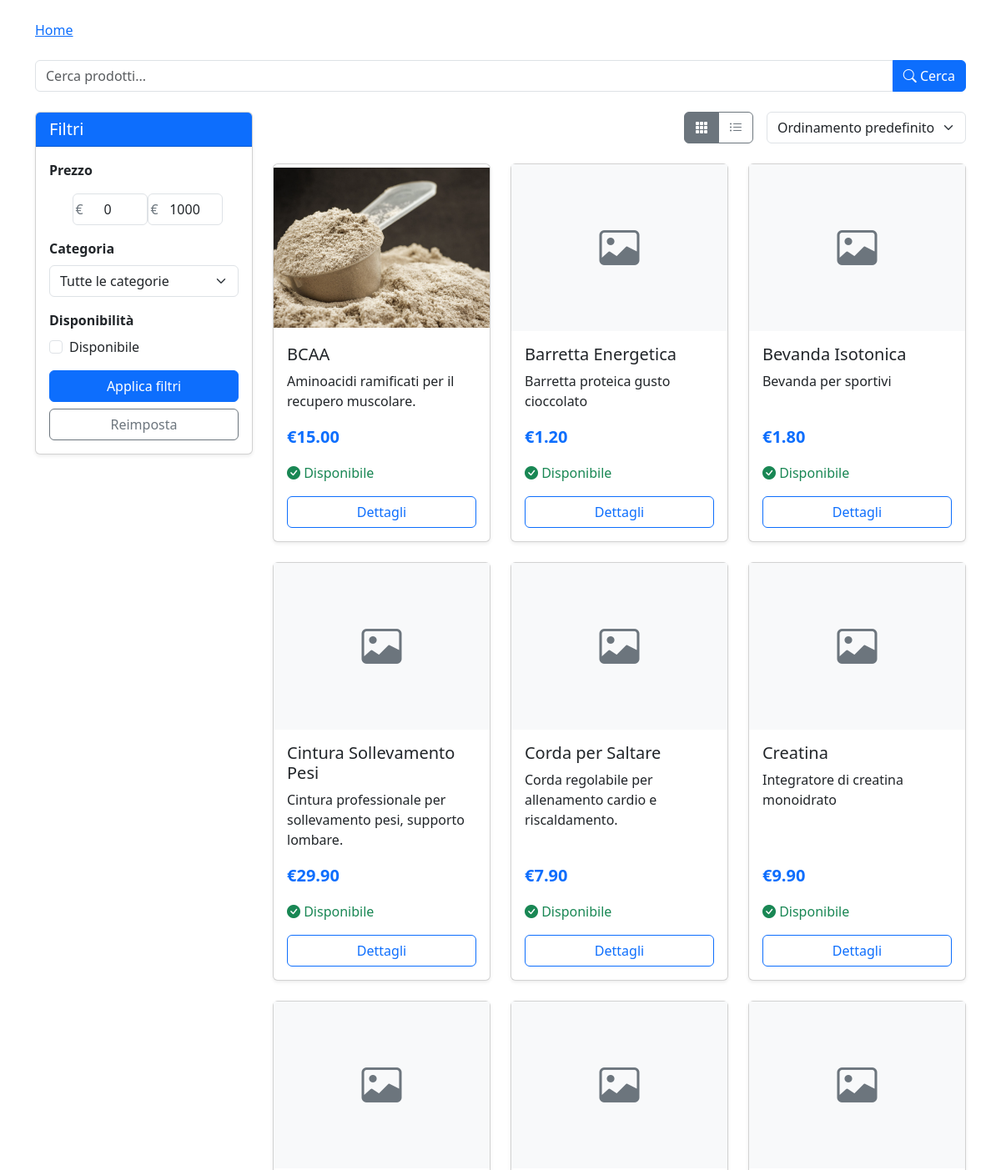
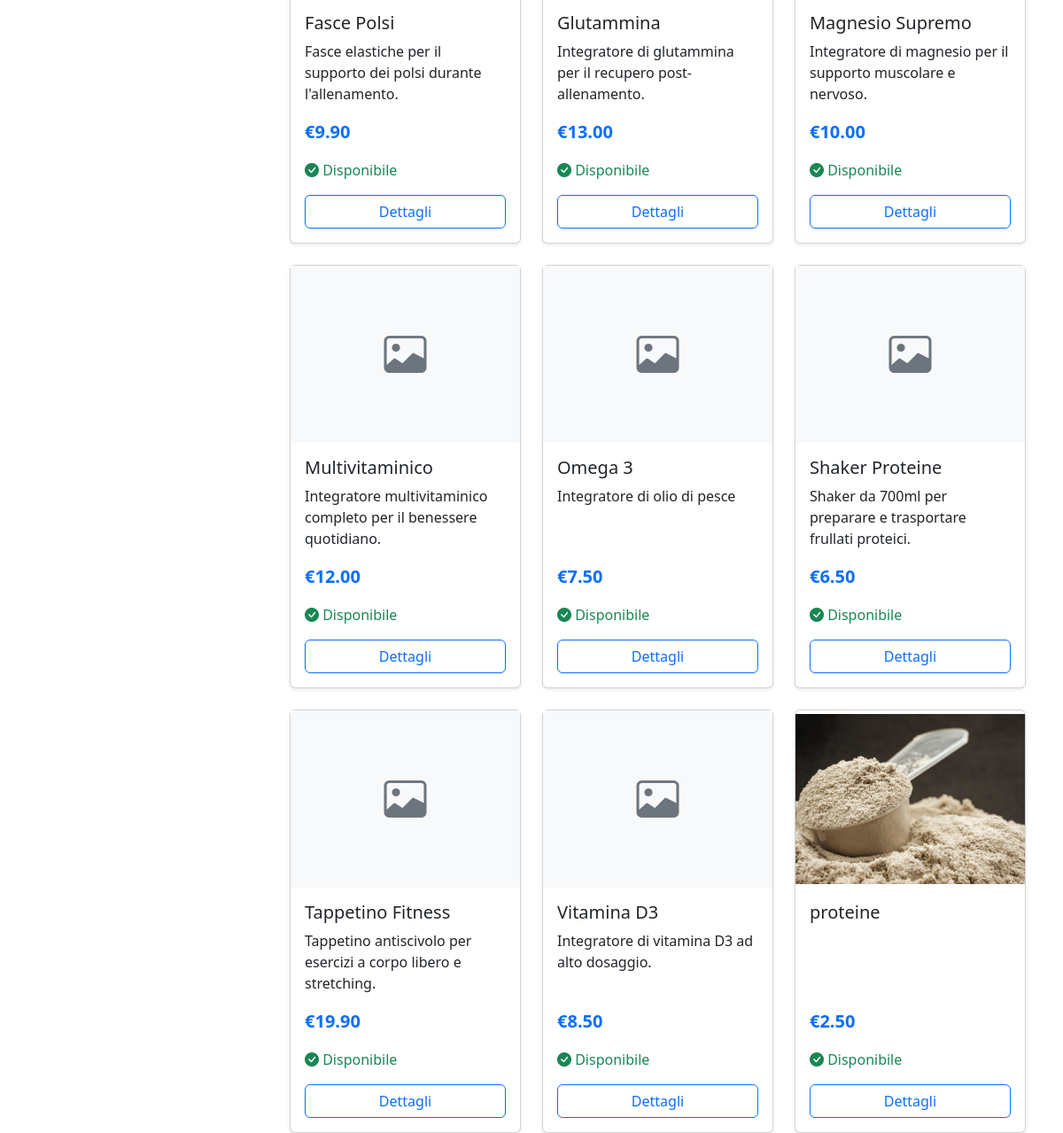
/products/product_list_category/, run on the app's committed database (2 pictures, top to bottom).
### products/models.py (models this page shows, shortened)
class Product(models.Model):
    category = models.ManyToManyField(Category)  #todo: decide if meny-to-many or foreign key
    name = models.CharField(max_length=200, unique=True)
    description = models.TextField(blank=True)
    price = models.DecimalField(max_digits=10, decimal_places=2)
    stock = models.PositiveIntegerField()
    available = models.BooleanField(default=True)
    created = models.DateTimeField(auto_now_add=True)
    updated = models.DateTimeField(auto_now=True)  #todo: add the user who created the product
    image = models.ImageField(upload_to='product_images/', blank=True, null=True)
    added_by = models.ForeignKey('users.CustomUser', on_delete=models.SET_NULL, related_name='products_added', null=True, blank=True)
    modified_by = models.ForeignKey('users.CustomUser', on_delete=models.SET_NULL, related_name='products_modified', null=True, blank=True)
    class Meta:
        ordering = ('name',)

### products/views.py (the view, shortened to what this page needs)
# urls.py: path('product_list_category/', product_list_category, name='product_list_category'),
def product_list_category(request, category_id = None):
    if category_id:
        products = Product.objects.filter(category=category_id)
    else:
        products = Product.objects.all()
    category = Category.objects.all()
    source = request.GET.get('source')
    min_price = None
    max_price = None
    selected_category = None
    category_param = request.GET.get('category')
    if category_param:
        try:
            selected_category = Category.objects.get(id=category_param)
            products = products.filter(category=selected_category)
        except Category.DoesNotExist:
            selected_category = None
    elif category_id:
        selected_category = get_object_or_404(Category, id=category_id)
        products = products.filter(category=selected_category)
    query = request.GET.get('q', '')
    if query:
        products = products.filter(
            Q(name__icontains=query) | Q(description__icontains=query)
        )
    form = PriceFilterForm(request.GET or None)
    context = {
        'category': category,
        'products': products,
        'source': source,
        'min_price': min_price,
        'max_price': max_price,
        'category_id': category_id,
        'selected_category': selected_category,
        'query': query,
    }
    return render(request, 'products/product_list_category.html', context)

### templates/products/product_list_category.html (shortened to what this page needs)
{% extends 'base.html' %}
{% load static %}
{% block content %}
<div class="container mt-4">
    <nav aria-label="breadcrumb" class="mb-4">
        <ol class="breadcrumb">
            {% if source == 'search' %}
                <li class="breadcrumb-item"><a href="javascript:history.back()">Risultati ricerca</a></li>
            {% else %}
                {% if user.is_authenticated %}
                    <li class="breadcrumb-item"><a href="{% url 'users:user_home_page' %}">La mia area</a></li>
                {% else %}
                    <li class="breadcrumb-item"><a href="{% url 'users:home_page' %}">Home</a></li>
                {% endif %}
            {% endif %}
        </ol>
    </nav>
    <div class="row">
        <form method="get" class="mb-4">
          <div class="input-group">
            <input type="text" class="form-control" placeholder="Cerca prodotti..." name="q" value="{{ query|default:'' }}">
            <button class="btn btn-primary" type="submit">
              <i class="bi bi-search"></i> Cerca
            </button>
          </div>
        </form>
        <div class="col-lg-3 mb-4">
            <div class="card shadow-sm">
                <div class="card-header bg-primary text-white">
                    <h5 class="mb-0">Filtri</h5>
                </div>
                <div class="card-body">
                    <form method="get" action="">
                        <div class="mb-3">
                            <div class="mb-3">
                                <label class="form-label fw-bold">Prezzo</label>
                                <div class="d-flex justify-content-center mt-2">
                                    <div style="position: relative; width: 90px;">
                                        <span style="position: absolute; left: 8px; top: 50%; transform: translateY(-50%); color: #6c757d; pointer-events: none; font-size: 1rem;">€</span>
                                        <input type="number" name="min_price" id="min-price-input"
                                             class="form-control"
                                             style="padding-left: 22px; width: 100%;"
                                             value="{{ min_price|default:'0' }}">
                                    </div>
                                    <div style="position: relative; width: 90px;">
                                        <span style="position: absolute; left: 8px; top: 50%; transform: translateY(-50%); color: #6c757d; pointer-events: none; font-size: 1rem;">€</span>
                                        <input  id="max-price-input" name="max_price" class="form-control" value="{{ max_price|default:'1000' }}" style="appearance: textfield;">
                                    </div>
                                </div>
                            </div>
                        </div>
                    <div class="mb-3">
                        <label class="form-label fw-bold" for="category-select">Categoria</label>
                        <select class="form-select" id="category-select" name="category">
                            <option value="" {% if not selected_category %}selected{% endif %}>Tutte le categorie</option>
                        </select>
                    </div>
                        <div class="mb-3">
                            <label class="form-label fw-bold">Disponibilità</label>
                            <div class="form-check">
                                <input class="form-check-input" type="checkbox" name="in_stock" value="1" id="in_stock"
                                    {% if request.GET.in_stock == '1' %}checked{% endif %}>
                                <label class="form-check-label" for="in_stock">
                                    Disponibile
                                </label>
                            </div>
                        </div>
                        <button type="submit" class="btn btn-primary w-100">Applica filtri</button>
                        <a href="?" class="btn btn-outline-secondary w-100 mt-2">Reimposta</a>
                    </form>
                </div>
            </div>
        </div>
        <div class="col-lg-9">
            <div class="d-flex justify-content-between align-items-center mb-4">
                <div class="d-flex align-items-center">
                    <div class="btn-group me-3" role="group">
                        <button type="button" class="btn btn-outline-secondary active" id="grid-view">
                            <i class="bi bi-grid-3x3-gap-fill"></i>
                        </button>
                        <button type="button" class="btn btn-outline-secondary" id="list-view">
                            <i class="bi bi-list-ul"></i>
                        </button>
                    </div>
                    <select class="form-select" id="sort-select">
                        <option value="default" {% if request.GET.sort == 'default' or not request.GET.sort %}selected{% endif %}>Ordinamento predefinito</option>
                    </select>
                </div>
            </div>
            <div id="products-container">
                <div id="grid-view-container" class="row row-cols-1 row-cols-md-3 g-4">
                    {% for product in products %}
                    <div class="col">
                        <div class="card h-100 shadow-sm product-card">
                            {% if product.image %}
                            <a href="{% url 'products:product_info' product.id %}{% if source %}?source={{ source }}{% endif %}">
                                <img src="{{ product.image.url }}" class="card-img-top" alt="{{ product.name }}" style="height: 200px; object-fit: contain;">
                            </a>
                            {% else %}
                            <div class="bg-light d-flex justify-content-center align-items-center" style="height: 200px;">
                                <i class="bi bi-image text-secondary" style="font-size: 3rem;"></i>
                            </div>
                            {% endif %}
                            <div class="card-body d-flex flex-column">
                                <h5 class="card-title">
                                    <a href="{% url 'products:product_info' product.id %}{% if source %}?source={{ source }}{% endif %}" class="text-decoration-none text-dark">{{ product.name }}</a>
                                </h5>
                                <p class="card-text flex-grow-1">{{ product.description|truncatechars:80 }}</p>
                                <div class="d-flex align-items-center mb-3">
                                    <span class="fw-bold text-primary fs-5">€{{ product.price }}</span>
                                </div>
                                {% if product.stock > 0 %}
                                <p class="text-success mb-3"><i class="bi bi-check-circle-fill"></i> Disponibile</p>
                                {% else %}
                                <p class="text-danger mb-3"><i class="bi bi-x-circle-fill"></i> Non disponibile</p>
                                {% endif %}
                                <div class="d-flex justify-content-between">
                                    <a href="{% url 'products:product_info' product.id %}{% if source %}?source={{ source }}{% endif %}" class="btn btn-outline-primary w-100">Dettagli</a>
                                </div>
                            </div>
                        </div>
                    </div>
                    {% empty %}
                    <div class="col-12">
                        <div class="alert alert-info" role="alert">
                            <i class="bi bi-info-circle me-2"></i> Nessun prodotto disponibile in questa categoria.
                        </div>
                    </div>
                    {% endfor %}
                </div>
            </div>
        </div>
    </div>
</div>
{% endblock %}

### templates/products/product_list_category.html (style rules this page uses)
#min-price-input, #max-price-input { margin: 0 4px; text-align: center; }

### data on the page
Product: image (picture), name "BCAA", description "Aminoacidi ramificati per il recupero muscolare.", price "15.00", stock "Disponibile"
Product: name "Barretta Energetica", description "Barretta proteica gusto cioccolato", price "1.20", stock "Disponibile"
Product: name "Bevanda Isotonica", description "Bevanda per sportivi", price "1.80", stock "Disponibile"
Product: name "Cintura Sollevamento Pesi", description "Cintura professionale per sollevamento pesi, supporto lombare.", price "29.90", stock "Disponibile"
Product: name "Corda per Saltare", description "Corda regolabile per allenamento cardio e riscaldamento.", price "7.90", stock "Disponibile"
Product: name "Creatina", description "Integratore di creatina monoidrato", price "9.90", stock "Disponibile"
Product: name "Fasce Polsi", description "Fasce elastiche per il supporto dei polsi durante l'allenamento.", price "9.90", stock "Disponibile"
Product: name "Glutammina", description "Integratore di glutammina per il recupero post-allenamento.", price "13.00", stock "Disponibile"
Product: name "Magnesio Supremo", description "Integratore di magnesio per il supporto muscolare e nervoso.", price "10.00", stock "Disponibile"
Product: name "Multivitaminico", description "Integratore multivitaminico completo per il benessere quotidiano.", price "12.00", stock "Disponibile"
Product: name "Omega 3", description "Integratore di olio di pesce", price "7.50", stock "Disponibile"
Product: name "Shaker Proteine", description "Shaker da 700ml per preparare e trasportare frullati proteici.", price "6.50", stock "Disponibile"
Product: name "Tappetino Fitness", description "Tappetino antiscivolo per esercizi a corpo libero e stretching.", price "19.90", stock "Disponibile"
Product: name "Vitamina D3", description "Integratore di vitamina D3 ad alto dosaggio.", price "8.50", stock "Disponibile"
Product: image (picture), name "proteine", price "2.50", stock "Disponibile"
